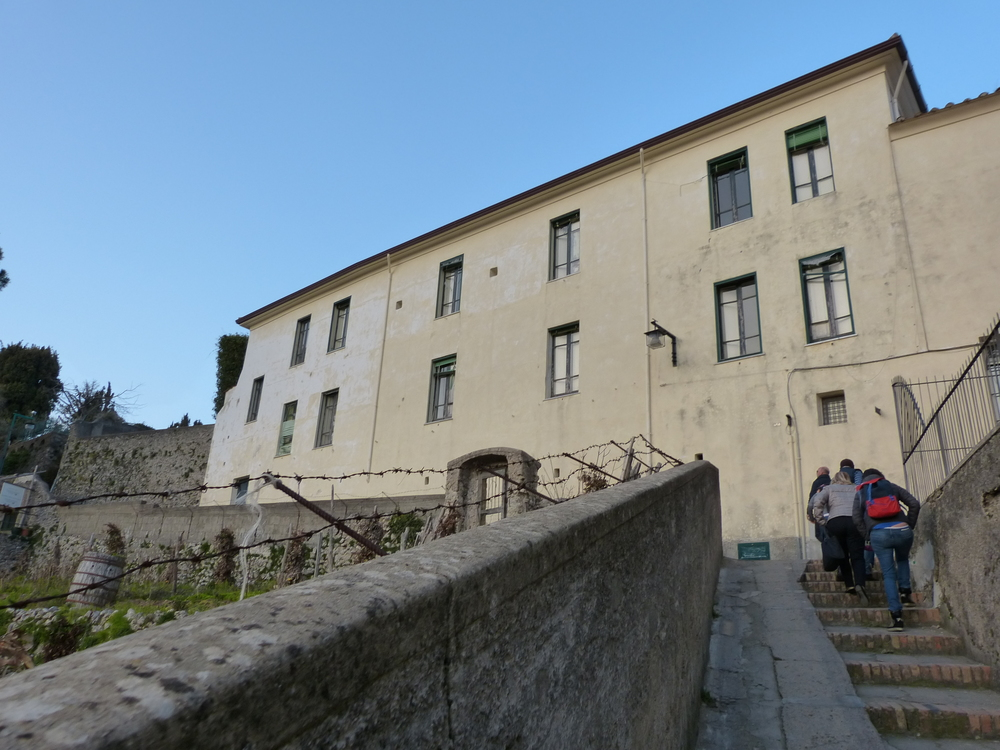
//> input picture cornerdetector/harris_webcam/test.jpg, 1000 x 750 px, given in place of the camera
$ ./harris   (built with g++ and OpenCV 4)
//> lines starting //> are read from the running program, lines starting //| are printed output that depends on the picture; after the words box and inside, x2 and y2 are one past the last pixel; in counts of white or black regions, pixels touching at a corner belong together
/*
 * The following code compute the corner detection with Harris - Stephens method. The
 * output of program is two different windows: one with original image and a trackbar
 * to change the threshold of scale of gray, and an another window with image in
 * gray scale and with the corners detected (represented by circles).
 */

// Necessary library
#include "opencv2/highgui/highgui.hpp" // Library for build a GUI
#include "opencv2/imgproc/imgproc.hpp" // Library for image processing
#include <iostream> // Library to have a channel of comunication (load image, videos
// and so on)
#include <stdio.h>
#include <stdlib.h>

using namespace cv;
using namespace std;

// Global variables
Mat src, src_gray; // src: matrix where we store the image, src_gray: matrix in scale
//of gray
int thresh = 70; // Threshold in scale of gray that we want detect
int max_thresh = 255; // Maximum threshold (necessary for trackbar)

// Header function
void corner_Harris( int, void* );
// Main function
int main(int argc, char** argv )
{
    VideoCapture cap(0); // Capture video from internal camera (webcam)
    if(!cap.isOpened()) // Check to control if the capture is correctly opened
     return -1;
    for(;;) // For-cycle necessary to operate on each frame
    {
        cap >> src; // Associate current frame to src matrix
//> src is the input picture: 750 rows x 1000 cols, CV_8UC3; mean B, G, R 139.1, 131.1, 118.5
        cvtColor( src, src_gray, CV_BGR2GRAY ); // Conversion in grayscale
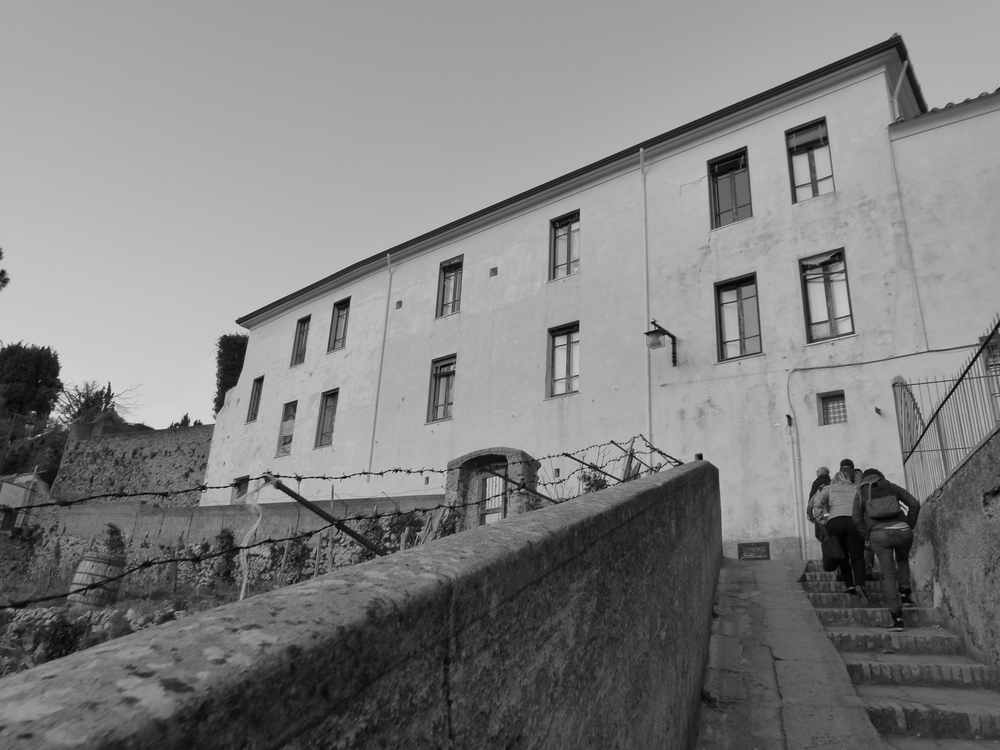
//> src_gray: 750 rows x 1000 cols, CV_8UC1; min 1, max 229, mean 128.2

         // Generation of window with track to change the threshold
        namedWindow( "Source image", CV_WINDOW_AUTOSIZE ); // Window name
        createTrackbar( "Threshold: ", "Source image", &thresh, max_thresh, corner_Harris );
        resize(src, src, Size(src.cols/2, src.rows/2)); // Necessary to change window size
//> src: 375 rows x 500 cols, CV_8UC3
        imshow ( "Source image", src);  // Associate the image to window

        corner_Harris( 0, 0); // Call of header function

        if(waitKey(10) >= 0) break; // Refresh
    }
    return(0);
}

// corner_Harris funtcion
void corner_Harris( int, void* )
{
    // Maxtri dst, dst_norm, dst_norm_scaled
    Mat dst, dst_norm, dst_norm_scaled;
    //Inizialization of zeros matrix dst with the same dimension of src
    dst = Mat::zeros( src.size(), CV_32FC1 );
    // Parameters of Harris - Stephens method
    int blockSize = 10; // Block dimension of pixel neighborhood
    int apertureSize = 7; // Extended dimension of kernel Sobel:1 3 5 o 7
    double k = 0.03;  // Free parameter of Hariss detector
    /* Note: the input of cornerHarris must be a single-channel matrix of 8-bit or
     * floating point matrix
     * The following funtcion use the Harris corner detector method, in the way
     * similar to functions cornerMinEigenVal() and cornerEigenValandVecs(), for each
     * pixel of coordinates (x,y) the function compute the squared coviarance matrix
     * with dimension of 2x2 start from a block of dimension blockSizexblockSize
    */

    // Corners detection the last paramenter is the extraction method of the pixel
    cornerHarris( src_gray, dst, blockSize, apertureSize, k, BORDER_DEFAULT );
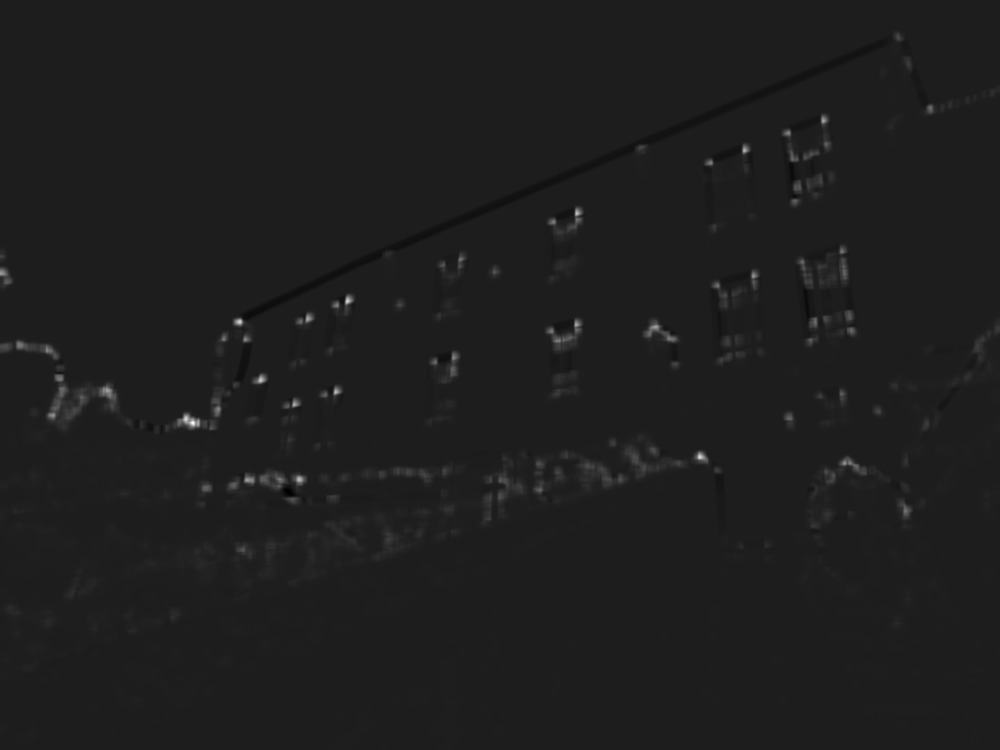
//> dst: 750 rows x 1000 cols, CV_32FC1; min -4.38, max 33.04, mean 0.1; drawn with min black and max white

    // Normalization and subsequent conversion in absolute scale
    normalize( dst, dst_norm, 0, 255, NORM_MINMAX, CV_32FC1, Mat() );
    // For-cycle necessary to draw the circles around the corners
    for( int j = 0; j < dst_norm.rows ; j++ )
    { for( int i = 0; i < dst_norm.cols; i++ )
    {
        if( (int) dst_norm.at<float>(j,i) > thresh )
        { // The radius is 10
           circle( src_gray, Point( i, j ), 10,  Scalar(0), 2, 8, 0 );
        }
    }
    }
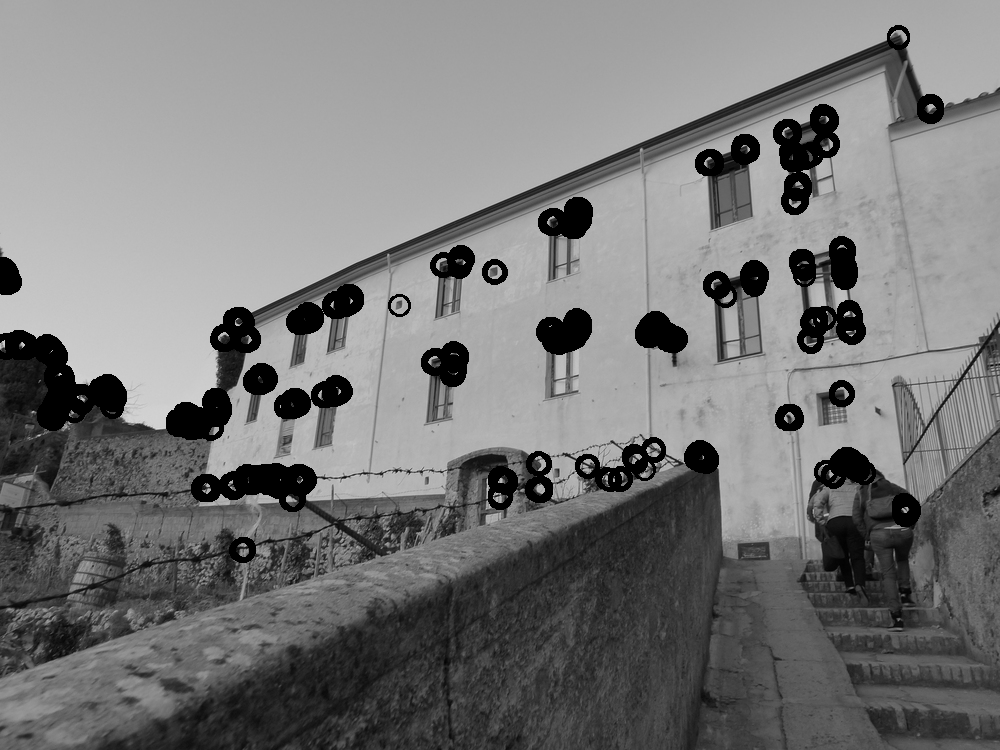
//> src_gray: 750 rows x 1000 cols, CV_8UC1; 6.11% of pixels changed, all inside (x1, y1, x2, y2) = (0, 25, 944, 563)
//> in corner_Harris (call 2), `cornerHarris( src_gray, dst, blockSize, apertureSize, k, BORDER_DEFAUL..`:
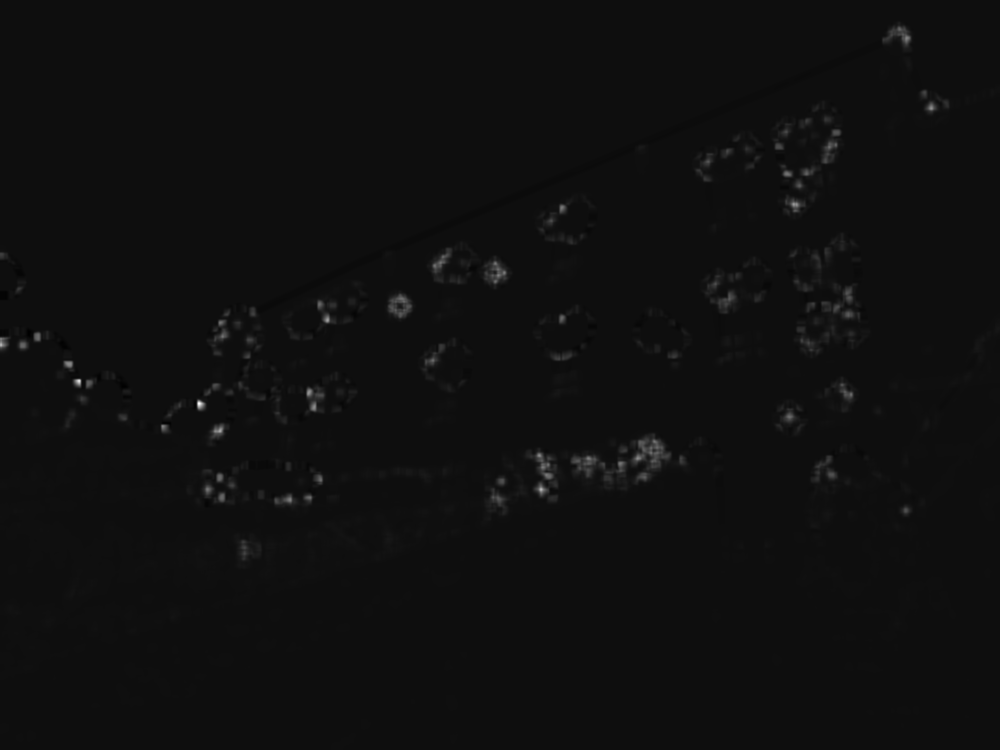
//> dst: 750 rows x 1000 cols, CV_32FC1; min -8.08, max 130.3, mean 0.5; drawn with min black and max white
//> after the loop in corner_Harris (call 2), `for( int j = 0; j < dst_norm.rows ; j++ )`:
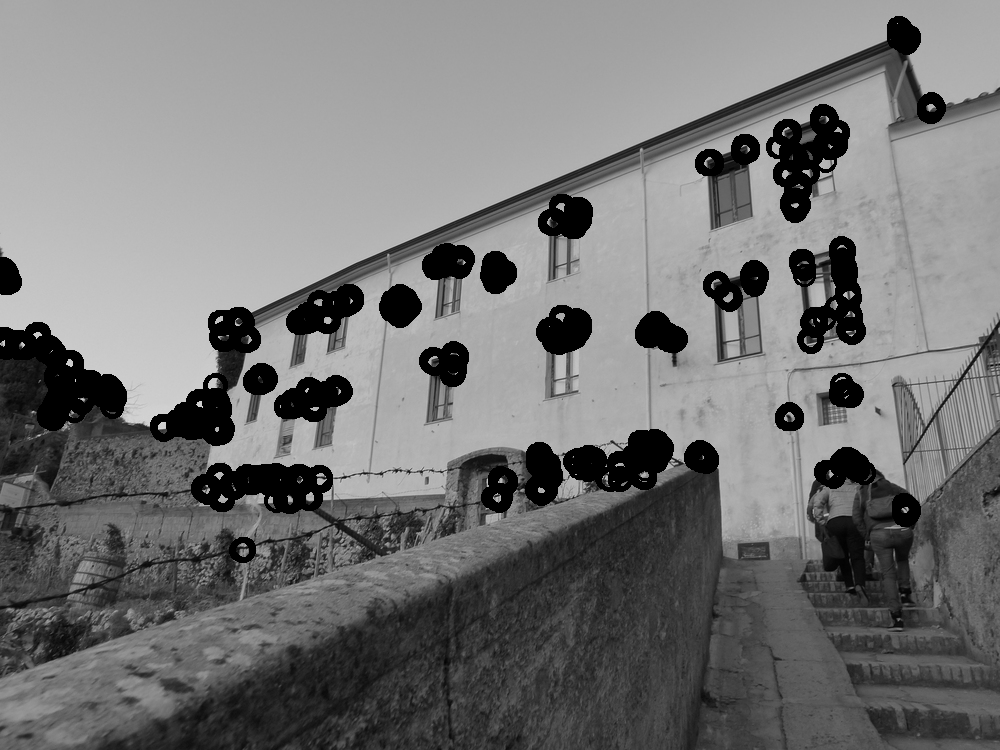
//> src_gray: 750 rows x 1000 cols, CV_8UC1; 1.94% of pixels changed, all inside (x1, y1, x2, y2) = (0, 16, 946, 514)
//> the Esc key is pressed
    // Creation of window to plot the results of cornerHarris function
    //resize(dst_norm_scaled, dst_norm_scaled, Size(dst_norm_scaled.cols/2, dst_norm_scaled.rows/2));
    namedWindow( "Corners window", CV_WINDOW_AUTOSIZE );
    imshow( "Corners window", src_gray);
}
